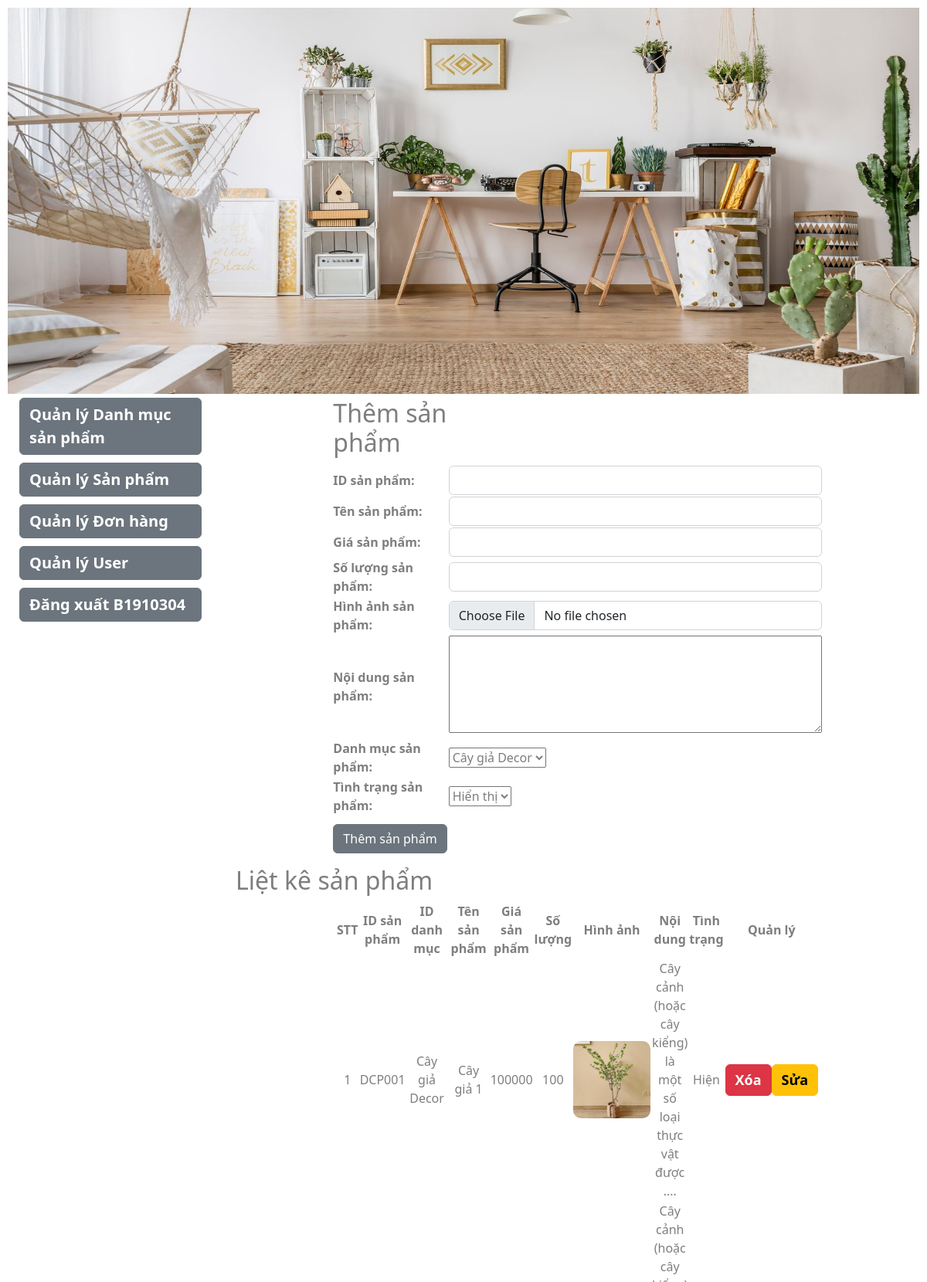
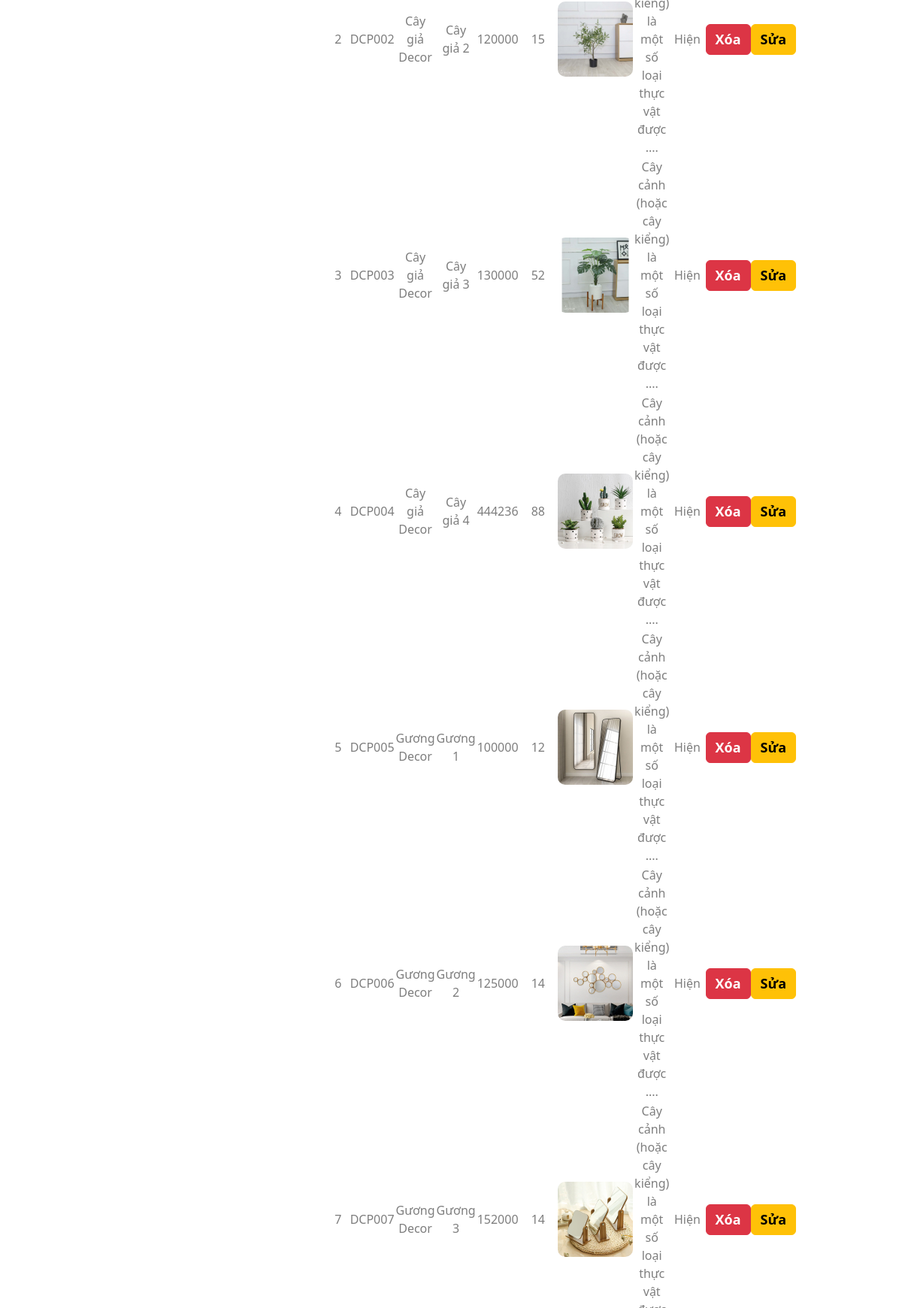
The app's page /admincp/modules/index.php?action=quanlysanpham&query=them (signed in, upper part) with its own data (2 pictures, top to bottom).
### tables this page shows
CREATE TABLE `tbl_product` (
  `id_product` varchar(10) NOT NULL,
  `name_product` varchar(100) DEFAULT NULL,
  `gia_product` varchar(50) DEFAULT NULL,
  `sl_product` int(11) DEFAULT NULL,
  `hinhanh_product` varchar(50) DEFAULT NULL,
  `noidung_product` text DEFAULT NULL,
  `tinhtrang_product` tinyint(4) DEFAULT NULL,
  `id_category` varchar(10) DEFAULT NULL
);

CREATE TABLE `tbl_category` (
  `id_category` varchar(10) NOT NULL,
  `name_category` varchar(100) DEFAULT NULL
);

### admincp/modules/quanlysanpham/lietkesanpham.php (the view)
<?php
$sql = "SELECT * FROM `tbl_product`,`tbl_category` WHERE `tbl_product`.`id_category`=`tbl_category`.`id_category`";
$query_lietke_sp = mysqli_query($mysqli, $sql);
?> <h2 s>Liệt kê sản phẩm</h2>
<table class="lk">
    <tr>
        <th>STT</th>
        <th>ID sản phẩm</th>
        <th>ID danh mục</th>
        <th>Tên sản phẩm</th>
        <th>Giá sản phẩm</th>
        <th>Số lượng</th>
        <th>Hình ảnh</th>
        <th>Nội dung</th>
        <th>Tình trạng</th>
        <th>Quản lý</th>
    </tr>
    <?php
    $i = 0;
    while ($row = mysqli_fetch_array($query_lietke_sp)) {
        $i++;
    ?>
        <tr>
            <td><?php echo $i ?></td>
            <td><?php echo $row['id_product'] ?></td>
            <td><?php echo $row['name_category'] ?></td>
            <td><?php echo $row['name_product'] ?></td>
            <td><?php echo $row['gia_product'] ?></td>
            <td><?php echo $row['sl_product'] ?></td>
            <td><img src="quanlysanpham/uploads/<?php echo $row['hinhanh_product'] ?>" height="100px" width="100px" style="border-radius:10px;"></td>
            <td><?php echo substr($row['noidung_product'],0,78).'....' ?></td>
            <td><?php if ($row['tinhtrang_product'] == 1) {
                    echo 'Hiện';
                } else {
                    echo 'Ẩn';
                } ?></td>
            <td>
                <div class="ql">
                <a class="btn btn-danger" href="../../../Mecuti/admincp/modules/quanlysanpham/xulysanpham.php?action=quanlysanpham&query=xoa&id=<?php echo $row['id_product'] ?>">Xóa</a>
                <a class="btn btn-warning" href="../../../Mecuti/admincp/modules/index.php?action=quanlysanpham&query=sua&id=<?php echo $row['id_product'] ?>">Sửa</a>
</div>
            </td>
        </tr>
    <?php
    }
    ?>
</table>

### css/style.css (style rules this page uses)
#body { margin: 10px; }

### admincp/css/style.css (style rules this page uses)
.control_r table { width: 100%; margin: 5px auto; width: 70%; }
h2,th,td,select,input { color: rgb(126, 126, 126); }
tr { margin: 10px 0; }
.lk { text-align: center; }
.ql { display: flex; flex-direction: row; justify-content: space-evenly; }
.ql a { font-size: 18px; font-weight: 600; text-decoration: none; }

### records on screen
tbl_product: id_product "DCP001", id_category.name_category "Cây giả Decor", name_product "Cây giả 1", gia_product "100000", sl_product "100", hinhanh_product (picture), noidung_product "Cây cảnh (hoặc cây kiểng) là một số loại thực vật được", tinhtrang_product "Hiện"
tbl_product: id_product "DCP002", id_category.name_category "Cây giả Decor", name_product "Cây giả 2", gia_product "120000", sl_product "15", hinhanh_product (picture), noidung_product "Cây cảnh (hoặc cây kiểng) là một số loại thực vật được", tinhtrang_product "Hiện"
tbl_product: id_product "DCP003", id_category.name_category "Cây giả Decor", name_product "Cây giả 3", gia_product "130000", sl_product "52", hinhanh_product (picture), noidung_product "Cây cảnh (hoặc cây kiểng) là một số loại thực vật được", tinhtrang_product "Hiện"
tbl_product: id_product "DCP004", id_category.name_category "Cây giả Decor", name_product "Cây giả 4", gia_product "444236", sl_product "88", hinhanh_product (picture), noidung_product "Cây cảnh (hoặc cây kiểng) là một số loại thực vật được", tinhtrang_product "Hiện"
tbl_product: id_product "DCP005", id_category.name_category "Gương Decor", name_product "Gương 1", gia_product "100000", sl_product "12", hinhanh_product (picture), noidung_product "Cây cảnh (hoặc cây kiểng) là một số loại thực vật được", tinhtrang_product "Hiện"
tbl_product: id_product "DCP006", id_category.name_category "Gương Decor", name_product "Gương 2", gia_product "125000", sl_product "14", hinhanh_product (picture), noidung_product "Cây cảnh (hoặc cây kiểng) là một số loại thực vật được", tinhtrang_product "Hiện"
tbl_product: id_product "DCP007", id_category.name_category "Gương Decor", name_product "Gương 3", gia_product "152000", sl_product "14", hinhanh_product (picture), tinhtrang_product "Hiện"

### other values on screen
$_SESSION['login'] "B1910304"
form field danhmucsanpham "Cây giả Decor"
